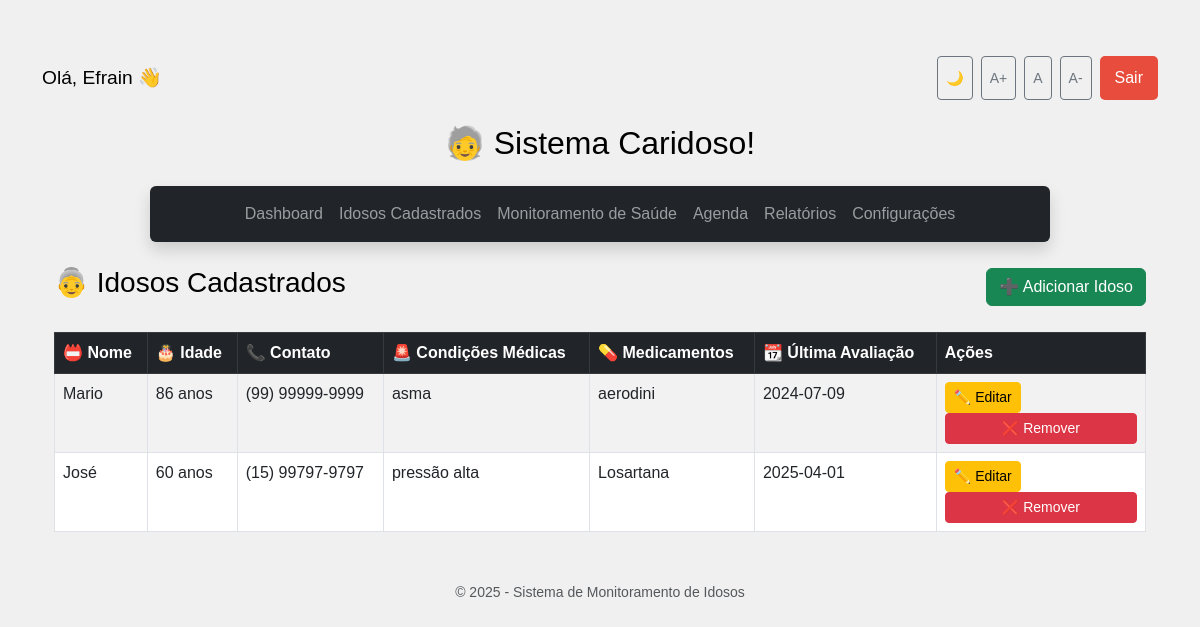
The app's page /idosos (signed in) with its own data.
### app/models.py (models this page shows)
class Idoso(db.Model):
    id = db.Column(db.Integer, primary_key=True)
    nome = db.Column(db.String(100), nullable=False)
    data_nascimento = db.Column(db.String(10), nullable=False)
    endereco = db.Column(db.String(200), nullable=False)
    contato_responsavel = db.Column(db.String(100), nullable=False)
    condicoes_medicas = db.Column(db.Text)
    medicamentos = db.Column(db.Text)
    ultima_avaliacao = db.Column(db.String(10))
    @property
    def idade(self):
        from datetime import date, datetime
        hoje = date.today()
        nascimento = datetime.strptime(self.data_nascimento, "%Y-%m-%d").date()
        return hoje.year - nascimento.year - ((hoje.month, hoje.day) < (nascimento.month, nascimento.day))

### app/routes.py (the view)
@main.route('/idosos')
def listar_idosos():
    if 'user_id' not in session:
        return redirect(url_for('main.login'))
    idosos = Idoso.query.all()
    return render_template('idosos.html', idosos=idosos)

### templates/idosos.html (shortened to what this page needs)
{% extends "base.html" %}
{% block content %}
    <div class="container mt-4">
        <div class="d-flex justify-content-between align-items-center mb-4">
            <h1 class="h3">👵 Idosos Cadastrados</h1>
            <a href="{{ url_for('main.adicionar_idoso') }}" class="btn btn-success btn-add">➕ Adicionar Idoso</a>
        </div>
        <table class="table table-bordered table-striped table-hover">
            <thead class="table-dark">
                <tr>
                    <th>📛 Nome</th>
                    <th>🎂 Idade</th>
                    <th>📞 Contato</th>
                    <th>🚨 Condições Médicas</th>
                    <th>💊 Medicamentos</th>
                    <th>📆 Última Avaliação</th>
                    <th>Ações</th>
                </tr>
            </thead>
            <tbody>
                {% for idoso in idosos %}
                <tr>
                    <td>{{ idoso.nome }}</td>
                    <td>{{ idoso.idade }} anos</td>
                    <td>{{ idoso.contato_responsavel }}</td>
                    <td>{{ idoso.condicoes_medicas }}</td>
                    <td>{{ idoso.medicamentos }}</td>
                    <td>{{ idoso.ultima_avaliacao }}</td>
                    <td>
                        <a href="{{ url_for('main.editar_idoso', idoso_id=idoso.id) }}" class="btn btn-warning btn-sm">✏️ Editar</a>
                        <form action="{{ url_for('main.remover_idoso', idoso_id=idoso.id) }}" method="POST" style="display:inline;" onsubmit="return confirm('Tem certeza que deseja remover este idoso?');">
                            <button type="submit" class="btn btn-danger btn-sm">❌ Remover</button>
                        </form>
                    </td>
                </tr>
                {% endfor %}
            </tbody>
        </table>
    </div>
{% endblock %}

### static/style.css (style rules this page uses)
body { font-family: Arial, sans-serif; background-color: #f0f0f0; color: #000; padding-top: 3.5rem; }
button { width: 100%; padding: 10px; background: #4CAF50; border: none; color: white; cursor: pointer; border-radius: 4px; }

### records on screen
Idoso: nome "Mario", idade "86", contato_responsavel "(99) 99999-9999", condicoes_medicas "asma", medicamentos "aerodini", ultima_avaliacao "2024-07-09"
Idoso: nome "José", idade "60", contato_responsavel "(15) 99797-9797", condicoes_medicas "pressão alta", medicamentos "Losartana", ultima_avaliacao "2025-04-01"

### other values on screen
{{ session['username'] }} "Efrain"
